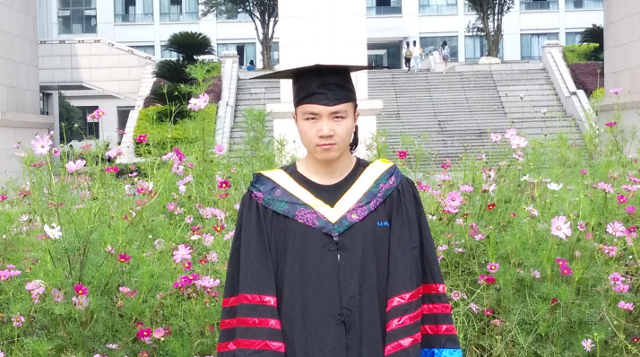
#> input picture photo.jpg, 640 x 357 px, found by its file name
$ python RGB2CMYK.py   (Python 2 division)
#> lines starting #> are read from the running program, lines starting #| are printed output that depends on the picture
### Python/DIP.py
#!/usr/bin/env python
# encoding: utf-8

from numpy import *
import cv2

# 转换RGB色彩空间到CMY色彩空间
def RGB2CMY(rgb_r, rgb_g, rgb_b):
    # 创建全255通道图像
    byteMat = ones(rgb_r.shape) * 255
    cmy_c = byteMat - rgb_r
    cmy_m = byteMat - rgb_g
    cmy_y = byteMat - rgb_b

    return cmy_c,cmy_m,cmy_y

# 转换CMY色彩空间到CMYK色彩空间
def CMY2CMYK(cmy_c,cmy_m,cmy_y):
    #http://zh.wikipedia.org/wiki/印刷四分色模式
    cmyk_k = ones(cmy_c.shape) * 255
    cmyk_k = fmin(cmyk_k, fmin(cmy_c, fmin(cmy_m, cmy_y)))
    denom = (ones(cmy_c.shape) * 255 - cmyk_k) + ones(cmy_c.shape) * spacing(1)
    cmyk_c = (cmy_c - cmyk_k) / denom
    cmyk_m = (cmy_m - cmyk_k) / denom
    cmyk_y = (cmy_y - cmyk_k) / denom
    cmyk_k = cmyk_k / 255.0
    return cmyk_c,cmyk_m,cmyk_y,cmyk_k

# 经验公式
# [62 lines left out: functions RGB2GRAY1, RGB2GRAY2, binary, HistImgCalc, HistDraw, HistCum and 1 more, not called in this run]

### Python/RGB2CMYK.py
#!/usr/bin/env python
# encoding: utf-8

from numpy import *
import DIP
import cv2
import Image

# 读取图像
img_rgb = cv2.imread('photo.jpg')
#> img_rgb is the input picture: shape (357, 640, 3); mean B, G, R 134.2, 155.1, 150.8
# 显示原始图像
cv2.imshow('Origin Image',img_rgb)
# 分离RGB通道
rgb_b, rgb_g, rgb_r = cv2.split(img_rgb)
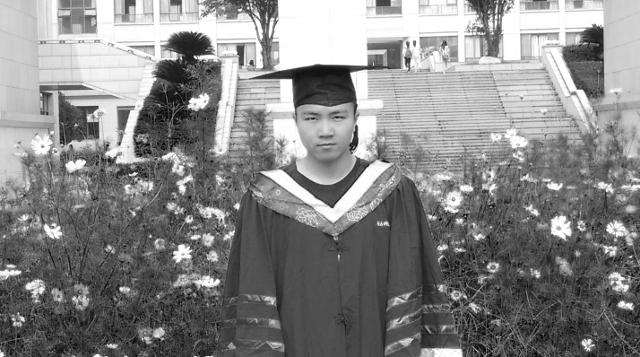
#> rgb_b: shape (357, 640); min 0, max 255, mean 134.2
# RGB色彩空间转换为CMY色彩空间
cmy_c, cmy_m, cmy_y = DIP.RGB2CMY(rgb_r, rgb_g, rgb_b)
#> in RGB2CMY, `cmy_y = byteMat - rgb_b`:
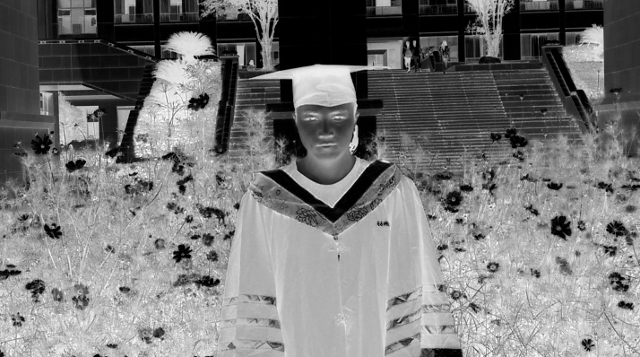
#> cmy_y: shape (357, 640) float64; min 0, max 255, mean 120.8
# CMY色彩空间转换为CMYK色彩空间
cmyk_c, cmyk_m, cmyk_y, cmyk_k = DIP.CMY2CMYK(cmy_c, cmy_m, cmy_y)
#> in CMY2CMYK, `cmyk_k = fmin(cmyk_k, fmin(cmy_c, fmin(cmy_m, cmy_y)))`:
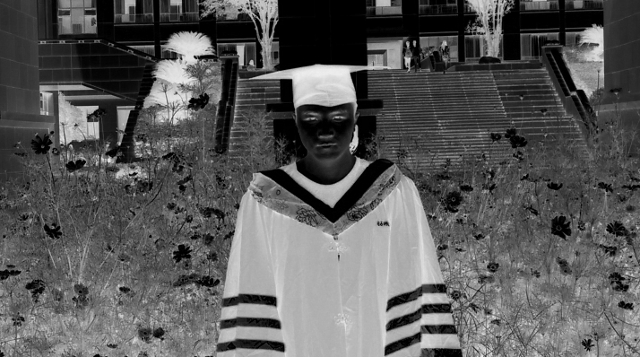
#> cmyk_k: shape (357, 640) float64; min 0, max 239, mean 89
#> in CMY2CMYK, `denom = (ones(cmy_c.shape) * 255 - cmyk_k) + ones(cmy_c.shape) * spaci..`:
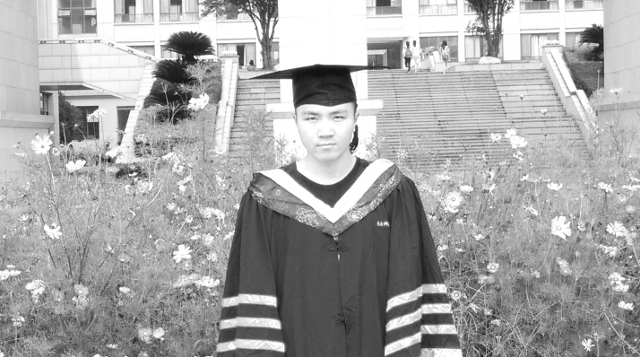
#> denom: shape (357, 640) float64; min 16, max 255, mean 166
#> in CMY2CMYK, `cmyk_c = (cmy_c - cmyk_k) / denom`:
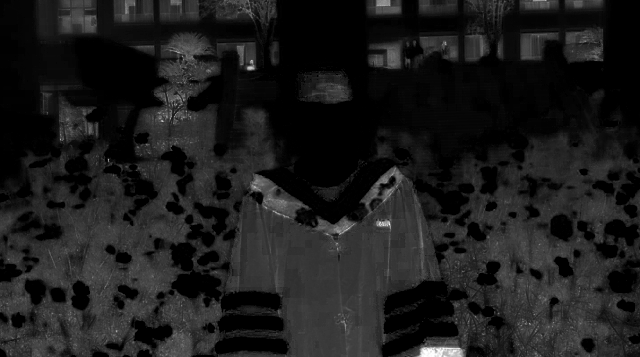
#> cmyk_c: shape (357, 640) float64; min 0, max 1, mean 0.113
#> in CMY2CMYK, `cmyk_m = (cmy_m - cmyk_k) / denom`:
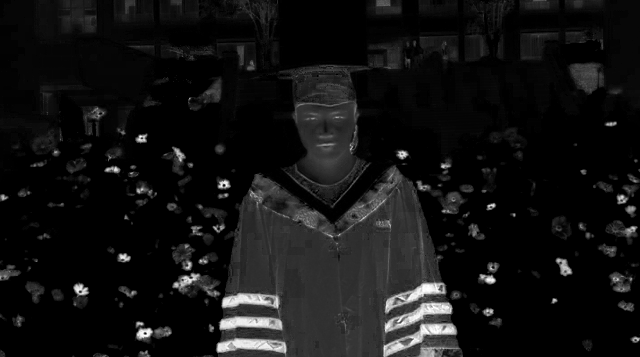
#> cmyk_m: shape (357, 640) float64; min 0, max 1, mean 0.0738
#> in CMY2CMYK, `cmyk_y = (cmy_y - cmyk_k) / denom`:
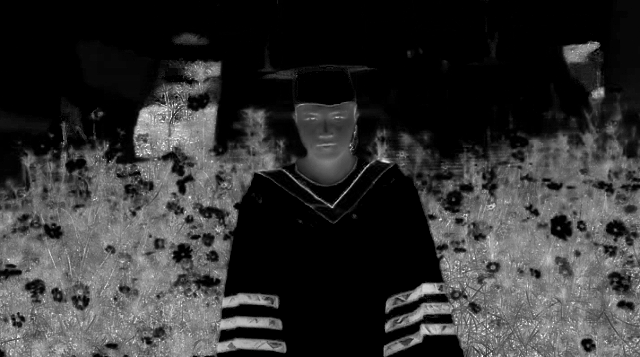
#> cmyk_y: shape (357, 640) float64; min 0, max 1, mean 0.202
# 构建各通道图像
c = Image.fromarray(uint8(cmyk_c*255))
m = Image.fromarray(uint8(cmyk_m*255))
y = Image.fromarray(uint8(cmyk_y*255))
k = Image.fromarray(uint8(cmyk_k*255))
# 合并４个通道
cmyk = Image.merge('CMYK',(c,m,y,k))
# 显示CMYK图像
cmyk.show()
# 输出通道验证
print cmyk.getbands()
#| ('C', 'M', 'Y', 'K')
cv2.waitKey(0)
